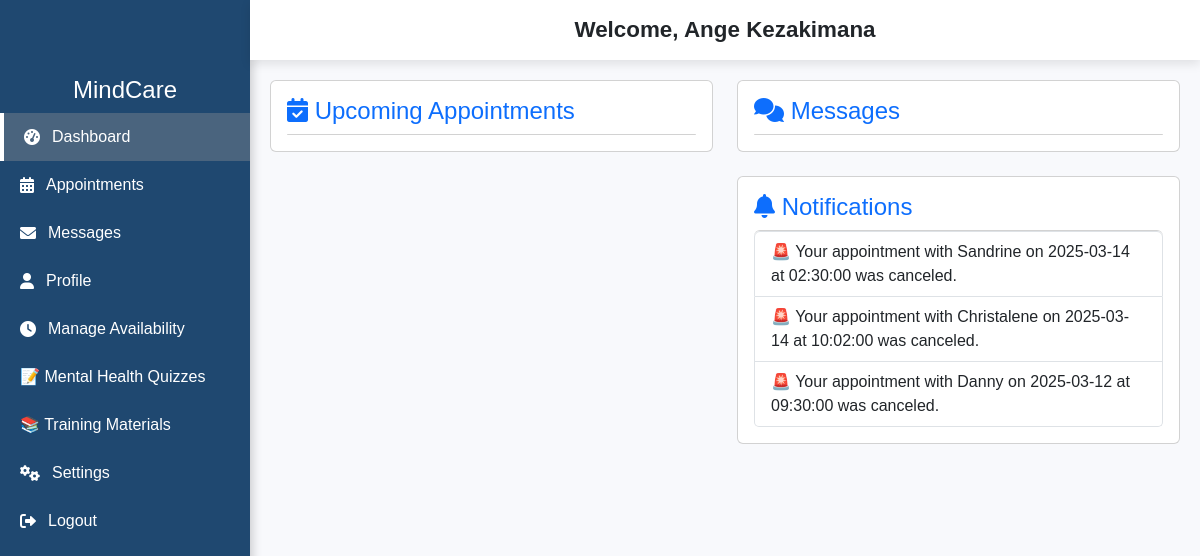
Screenshot of /professional_dashboard (signed in) with the database file from the repository.
### myapp/models.py (models this page shows, shortened)
class Professional(models.Model):
    user = models.OneToOneField(User, on_delete=models.CASCADE, related_name="professional_profile")
    name = models.CharField(max_length=255)
    specialty = models.CharField(max_length=255)
    contact_email = models.EmailField(unique=True)
    phone_number = models.CharField(max_length=15, unique=True)
    image = models.ImageField(upload_to='professionals/', null=True, blank=True)

class Notification(models.Model):
    recipient = models.ForeignKey(User, on_delete=models.CASCADE, related_name="notifications")
    message = models.TextField()
    created_at = models.DateTimeField(auto_now_add=True)
    is_read = models.BooleanField(default=False)

### myapp/views.py (the view, shortened to what this page needs)
# urls.py: path("professional_dashboard", views.professional_dashboard, name="professional_dashboard"),
@login_required
def professional_dashboard(request):
    try:
        professional = request.user.professional_profile
        current_datetime = now()  # Get current date and time
        upcoming_appointments = Appointment.objects.filter(
            professional_name=professional.name,
            status='Upcoming'
        ).filter(
            date__gt=current_datetime.date()  # Appointments in future dates
        ).union(
            Appointment.objects.filter(
                professional_name=professional.name,
                status='Upcoming',
                date=current_datetime.date(),  # Include today's appointments
                time__gt=current_datetime.time()  # Only future times
            )
        ).order_by('date', 'time')
        messages = Message.objects.filter(receiver=professional).order_by('-timestamp')
        notifications = Notification.objects.filter(
            recipient=request.user
        ).order_by("-created_at")
        return render(request, 'professional_dashboard.html', {
            'professional': professional,
            'upcoming_appointments': upcoming_appointments,
            'messages': messages,
            'notifications': notifications,
            'current_datetime': current_datetime  # ✅ Pass the current timestamp
        })
    except RelatedObjectDoesNotExist: # type: ignore
        messages.error(request, 'You do not have a professional profile.')
        return redirect('dashboard')

### myapp/templates/professional_dashboard.html (shortened to what this page needs)
{% load static %}
<!DOCTYPE html>
<html lang="en">
<head>
    <link rel="stylesheet" href="https://cdnjs.cloudflare.com/ajax/libs/font-awesome/6.0.0/css/all.min.css">
    <link rel="stylesheet" href="https://cdn.jsdelivr.net/npm/bootstrap@5.3.0/dist/css/bootstrap.min.css">
    <link rel="stylesheet" href="{% static 'assets/css/style.css' %}">
</head>
<body>
<div class="wrapper">
    <div class="sidebar">
        <h4 class="text-center text-white mt-3" id="sidebar-title">MindCare</h4>
        <a href="{% url 'professional_dashboard' %}" class="active" id="dashboard-link"><i class="fas fa-tachometer-alt"></i> Dashboard</a>
        {% if is_admin %}
            <a href="#" id="appointments-link" class="disabled" style="opacity: 0.6;"><i class="fas fa-calendar-alt"></i> Appointments</a>
            <a href="{% url 'anonymous_chat' %}" id="messages-link"><i class="fas fa-envelope"></i> Messages</a>
            <a href="#" id="profile-link" class="disabled" style="opacity: 0.6;"><i class="fas fa-user"></i> Profile</a>
            <a href="#" id="manage-availability-link" class="disabled" style="opacity: 0.6;"><i class="fas fa-clock"></i> Manage Availability</a>
        {% else %}
            <a href="{% url 'appointments' professional.id %}" id="appointments-link"><i class="fas fa-calendar-alt"></i> Appointments</a>
            <a href="{% url 'anonymous_chat' %}" id="messages-link"><i class="fas fa-envelope"></i> Messages</a>
            <a href="{% url 'professional_detail' professional.id %}" id="profile-link"><i class="fas fa-user"></i> Profile</a>
            <a href="{% url 'update_availability' %}" id="manage-availability-link"><i class="fas fa-clock"></i> Manage Availability</a>
        {% endif %}
        <a href="{% url 'quizzes' %}" id="mental-health-quizzes">📝 Mental Health Quizzes</a>
        <a href="{% url 'training_materials' %}" id="training-materials">📚 Training Materials</a>
        <a href="{% url 'settings_professional' %}" id="settings-link"><i class="fas fa-cogs"></i> Settings</a>
        <a href="{% url 'logout' %}" id="logout-link"><i class="fas fa-sign-out-alt"></i> Logout</a>
    </div>
    <header class="header">
        <span id="welcome-message">
            {% if is_admin %}
                Welcome, Administrator
            {% else %}
                Welcome, {{ professional.name }}
            {% endif %}
        </span>
    </header>
    <div class="content">
        <div class="row">
            <div class="col-lg-6">
                <div class="card p-3 mb-4">
                    <h4 class="text-primary"><i class="fas fa-calendar-check"></i> Upcoming Appointments</h4>
                    <ul class="list-group" id="appointment-list">
                    </ul>
                </div>
            </div>
            <div class="col-lg-6">
                <div class="card p-3 mb-4">
                    <h4 class="text-primary"><i class="fas fa-comments"></i> Messages</h4>
                    <ul class="list-group" id="message-list">
                    </ul>
                </div>
                <div class="card p-3 mb-4">
                    <h4 class="text-primary"><i class="fas fa-bell"></i> Notifications</h4>
                    <ul class="list-group" id="notification-list">
                        {% for notification in notifications %}
                            <li class="list-group-item notification-row {% if forloop.counter > 10 %}hidden{% endif %}">
                                {{ notification.message }}
                            </li>
                        {% endfor %}
                    </ul>
                </div>
            </div>
        </div>
    </div>
</div>
</body>
</html>

### myapp/templates/professional_dashboard.html (style rules this page uses)
body { background-color: #f8f9fc; font-family: 'Poppins', sans-serif; }
.wrapper { display: flex; height: 100vh; }
.sidebar { width: 250px; background-color: #1f4870; color: white; position: fixed; height: 100vh; padding-top: 60px; box-shadow: 2px 0 10px rgba(0, 0, 0, 0.2); transition: width 0.3s; }
.sidebar a { display: flex; align-items: center; padding: 12px 20px; font-size: 16px; color: white; text-decoration: none; transition: 0.3s ease-in-out; }
.sidebar a i { margin-right: 12px; }
.sidebar a:hover, .sidebar a.active { background-color: #4a647e; border-left: 4px solid white; }
.header { background-color: #ffffff; width: calc(100% - 250px); height: 60px; position: fixed; top: 0; left: 250px; display: flex; align-items: center; justify-content: center; font-size: 1.4rem; font-weight: 600; box-shadow: 0px 4px 10px rgba(0, 0, 0, 0.1); z-index: 1000; }
.content { margin-left: 250px; padding: 20px; width: calc(100% - 250px); margin-top: 60px; overflow-y: auto; max-height: calc(100vh - 60px); }

### rows the page displays
Professional: name "Ange Kezakimana"
Notification: message "🚨 Your appointment with Sandrine on 2025-03-14 at 02:30:00 was canceled."
Notification: message "🚨 Your appointment with Christalene on 2025-03-14 at 10:02:00 was canceled."
Notification: message "🚨 Your appointment with Danny on 2025-03-12 at 09:30:00 was canceled."
